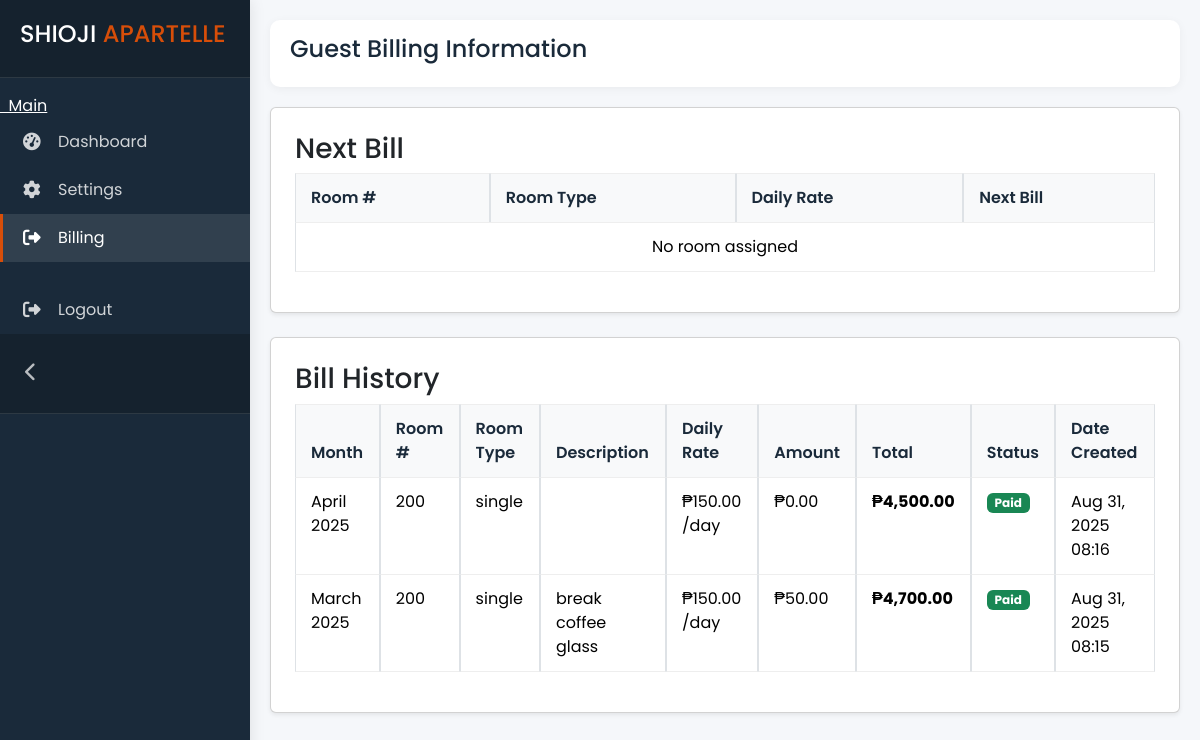
The app's page /guest/billing.php (signed in) with its own data.
### tables this page shows
CREATE TABLE `transactions` (
  `transaction_id` int(11) NOT NULL,
  `guest_id` int(11) NOT NULL,
  `room_id` int(11) NOT NULL,
  `room_type_id` int(5) NOT NULL,
  `bill_month` varchar(7) NOT NULL,
  `description` varchar(200) NOT NULL,
  `amount` double(10,2) NOT NULL,
  `total_amount` decimal(10,2) NOT NULL,
  `checkin_time` time NOT NULL,
  `checkout` date NOT NULL,
  `checkout_time` time NOT NULL,
  `bill` varchar(10) NOT NULL,
  `is_paid` varchar(200) NOT NULL,
  `created_at` datetime NOT NULL DEFAULT current_timestamp()
);

CREATE TABLE `rooms` (
  `room_id` int(11) NOT NULL,
  `guest_id` int(11) DEFAULT NULL,
  `room_type_id` int(10) NOT NULL,
  `status` enum('available','occupied') NOT NULL,
  `archive` enum('yes','no') NOT NULL DEFAULT 'no'
);

CREATE TABLE `room_types` (
  `room_type_id` int(11) NOT NULL,
  `type` varchar(200) NOT NULL,
  `price` double(10,2) NOT NULL DEFAULT 0.00,
  `created_at` timestamp NOT NULL DEFAULT current_timestamp(),
  `archive` enum('yes','no') NOT NULL DEFAULT 'no'
);

### guest/billing.php (the view, shortened to what this page needs)
<!DOCTYPE html>
<html>
<?php include 'head.php'; ?>
<body>
    <?php include 'sidebar.php'; ?>
    <div class="main-content">
        <div class="topbar">
            <h4>Guest Billing Information</h4>
        </div>
        <div class="card shadow-sm p-4 mb-4">
            <h3>Next Bill</h3>
            <table class="table table-bordered">
                <thead>
                    <tr>
                        <th>Room #</th>
                        <th>Room Type</th>
                        <th>Daily Rate</th>
                        <th>Next Bill</th>
                    </tr>
                </thead>
                <tbody>
                    <?php
                    include '../connect.php';
                    $guestId = $_SESSION['guest_id'] ?? null;
                    if ($guestId) {
                        $sql = "SELECT
                r.room_id,
                rt.type AS room_type,
                rt.price AS daily_rate,
                g.checkin_date
            FROM guests g
            LEFT JOIN rooms r ON g.room_id = r.room_id
            LEFT JOIN room_types rt ON r.room_type_id = rt.room_type_id
            WHERE g.guest_id = ? AND g.status = 'checked_in'";
                        $stmt = $conn->prepare($sql);
                        $stmt->bind_param("i", $guestId);
                        $stmt->execute();
                        $result = $stmt->get_result();
                        if ($result->num_rows > 0) {
                            while ($row = $result->fetch_assoc()) {
                                $dailyRate = (float)$row['daily_rate'];
                                $firstDay = new DateTime('first day of this month');
                                $today    = new DateTime();
                                $days = $firstDay->diff($today)->days + 1;
                                $nextBill = $days * $dailyRate;
                                echo "<tr>";
                                echo "<td>" . htmlspecialchars($row['room_id']) . "</td>";
                                echo "<td>" . htmlspecialchars($row['room_type']) . "</td>";
                                echo "<td>₱" . number_format($dailyRate, 2) . " /day</td>";
                                echo "<td><span class='text-danger'>₱" . number_format($nextBill, 2) . "</span></td>";
                                echo "</tr>";
                            }
                        } else {
                            echo "<tr><td colspan='4' class='text-center'>No room assigned</td></tr>";
                        }
                    } else {
                        echo "<tr><td colspan='4' class='text-center'>Please login</td></tr>";
                    }
                    ?>
                </tbody>
            </table>
        </div>
        <div class="card shadow-sm p-4 mb-4">
            <h3>Bill History</h3>
            <table class="table table-bordered">
                <thead>
                    <tr>
                        <th>Month</th>
                        <th>Room #</th>
                        <th>Room Type</th>
                        <th>Description</th>
                        <th>Daily Rate</th>
                        <th>Amount</th>
                        <th>Total</th>
                        <th>Status</th>
                        <th>Date Created</th>
                    </tr>
                </thead>
                <tbody>
                    <?php
                    include '../connect.php';
                    $guestId = $_SESSION['guest_id'] ?? null;
                    if ($guestId) {
                        $sql = "SELECT
                            t.bill_month,
                            r.room_id,
                            rt.type AS room_type,
                            t.description,
                            rt.price AS daily_rate,
                            t.amount,
                            t.total_amount,
                            t.is_paid,
                            t.created_at
                        FROM transactions t
                        LEFT JOIN rooms r ON t.room_id = r.room_id
                        LEFT JOIN room_types rt ON t.room_type_id = rt.room_type_id
                        WHERE t.guest_id = ?
                        ORDER BY t.created_at DESC";
                        $stmt = $conn->prepare($sql);
                        $stmt->bind_param("i", $guestId);
                        $stmt->execute();
                        $result = $stmt->get_result();
                        if ($result->num_rows > 0) {
                            while ($row = $result->fetch_assoc()) {
                                $billMonth = DateTime::createFromFormat('Y-m', $row['bill_month']);
                                echo "<tr>";
                                echo "<td>" . ($billMonth ? $billMonth->format('F Y') : htmlspecialchars($row['bill_month'])) . "</td>";
                                echo "<td>" . htmlspecialchars($row['room_id']) . "</td>";
                                echo "<td>" . htmlspecialchars($row['room_type']) . "</td>";
                                echo "<td>" . htmlspecialchars($row['description']) . "</td>";
                                echo "<td>₱" . number_format($row['daily_rate'], 2) . " /day</td>";
                                echo "<td>₱" . number_format($row['amount'], 2) . "</td>";
                                echo "<td><strong>₱" . number_format($row['total_amount'], 2) . "</strong></td>";
                                $status = $row['is_paid']
                                    ? "<span class='badge bg-success'>Paid</span>"
                                    : "<span class='badge bg-danger'>Unpaid</span>";
                                echo "<td>$status</td>";
                                echo "<td>" . date("M d, Y H:i", strtotime($row['created_at'])) . "</td>";
                                echo "</tr>";
                            }
                        } else {
                            echo "<tr><td colspan='9' class='text-center'>No billing history found</td></tr>";
                        }
                    } else {
                        echo "<tr><td colspan='9' class='text-center'>Please login</td></tr>";
                    }
                    ?>
                </tbody>
            </table>
        </div>
    </div>
</body>
</html>

### guest/style.css (style rules this page uses)
:root { --primary: #2a5d8a; --secondary: #e9b44c; --accent: #d74e09; --light: #f8f9fa; --dark: #1a2a3a; --gray: #6c757d; --sidebar-width: 250px; --sidebar-collapsed-width: 70px; --success: #4cc9f0; --danger: #e63946; --warning: #fca311; --border: #e0e0e0; --card-shadow: 0 4px 6px rgba(0, 0, 0, 0.05); --transition: all 0.3s ease; }
* { margin: 0; padding: 0; box-sizing: border-box; }
body { font-family: "Poppins", sans-serif; background-color: #f5f7fa; color: var(--dark); overflow-x: hidden; transition: all 0.3s; }
.main-content { margin-left: var(--sidebar-width); padding: 20px; transition: all 0.3s; min-height: 100vh; }
.topbar { display: flex; justify-content: space-between; align-items: center; padding: 15px 20px; background: white; border-radius: 10px; box-shadow: 0 2px 10px rgba(0, 0, 0, 0.05); margin-bottom: 20px; }
.table { border-collapse: separate; border-spacing: 0; }
.table th { background: var(--light); padding: 12px 15px; font-weight: 600; color: var(--dark); border-top: 1px solid #eee; }
.table td { padding: 12px 15px; border-top: 1px solid #eee; }
.table tr:last-child td { border-bottom: 1px solid #eee; }

### records on screen
transactions: bill_month "April 2025", room.room_id "200", room_type.type "single", room_type.price "150.00", amount "0.00", total_amount "4,500.00", is_paid "Paid", created_at "Aug 31, 2025 08:16"
transactions: bill_month "March 2025", room.room_id "200", room_type.type "single", description "break coffee glass", room_type.price "150.00", amount "50.00", total_amount "4,700.00", is_paid "Paid", created_at "Aug 31, 2025 08:15"
